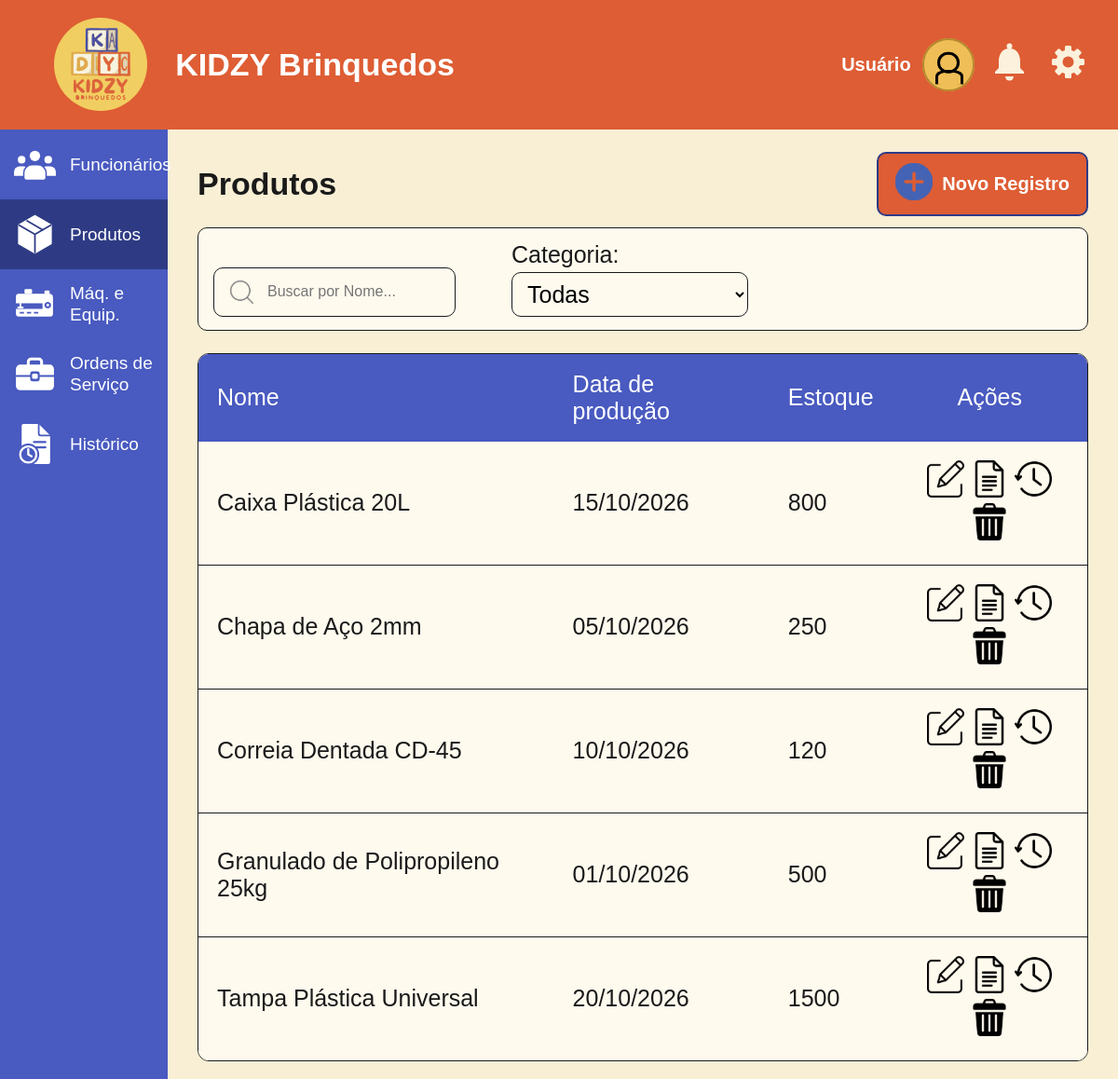
Page /dashboard/produtos.php on the earlier database version.
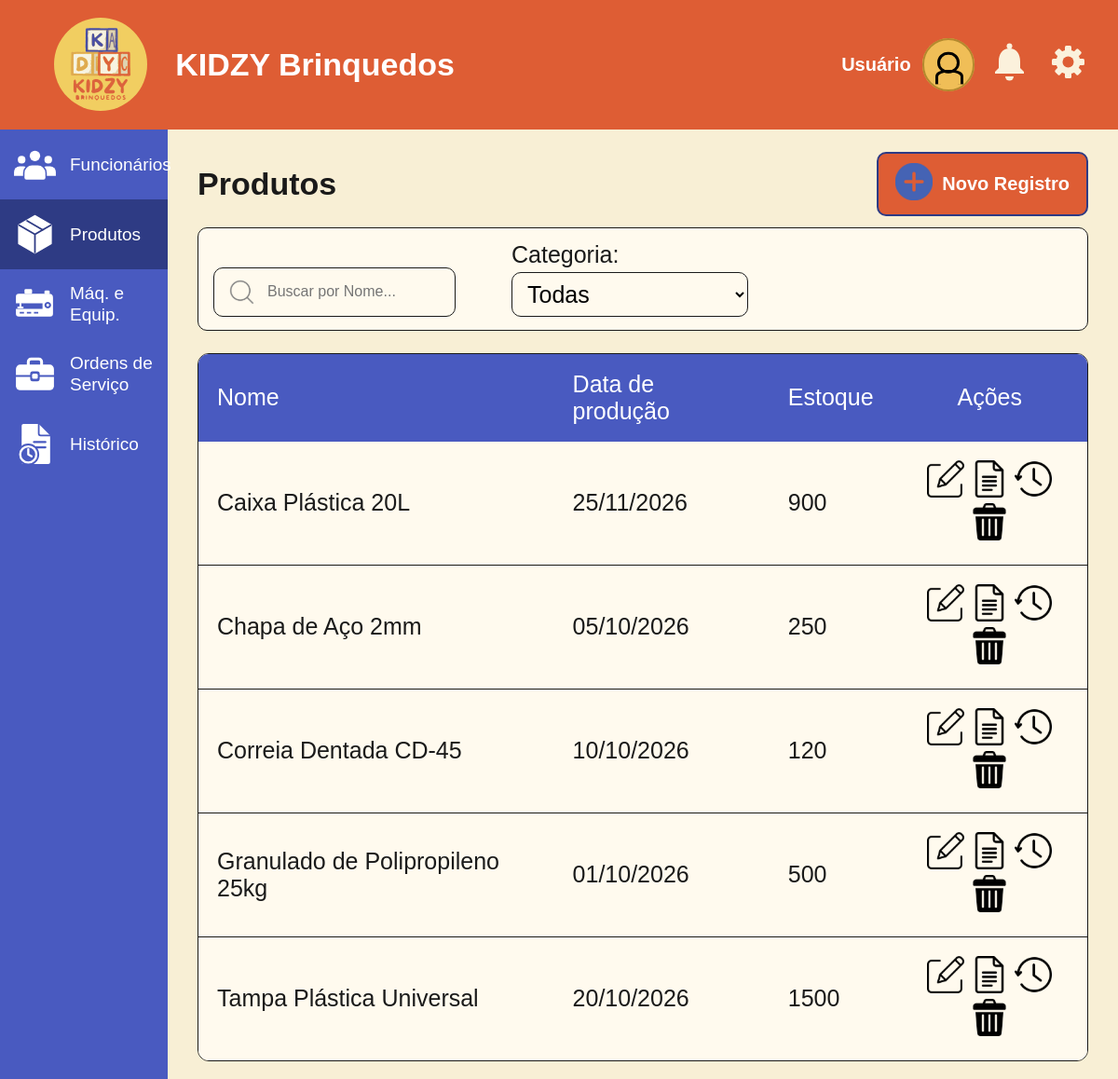
Same page on the later database version.
### tables this page shows
CREATE TABLE `produto` (
  `id_produto` int NOT NULL,
  `id_categoria` int NOT NULL,
  `nome_produto` varchar(100) NOT NULL,
  `estoque_produto` bigint NOT NULL,
  `data_producao` date NOT NULL,
  `ativo_produto` tinyint(1) NOT NULL DEFAULT '1',
  PRIMARY KEY (`id_produto`),
  KEY `idCategoria` (`id_categoria`),
  CONSTRAINT `produto_ibfk_1` FOREIGN KEY (`id_categoria`) REFERENCES `categoria` (`id_categoria`)
);

### dashboard/produtos.php (the view, shortened to what this page needs)
<?php
require_once 'conexao.php';
$nomeUsuario = $_SESSION['nome'] ?? 'Usuário';
$sql = "SELECT p.id_produto       AS id,
               p.nome_produto     AS nome,
               p.data_producao    AS producao,
               p.estoque_produto  AS estoque,
               p.id_categoria     AS id_categoria,
               c.tipo_categoria   AS categoria
        FROM produto p
        INNER JOIN categoria c ON c.id_categoria = p.id_categoria
        WHERE p.ativo_produto = 1
        ORDER BY p.nome_produto";
$produtos = $pdo->query($sql)->fetchAll();
$paginaAtual = basename($_SERVER['SCRIPT_NAME']);
$menu = [
    [
        "nome" => 'Funcionários',
        "arquivo" => 'index.php',
        "icone" => "img/pessoas.svg"
    ],
    [
        "nome" => 'Produtos',
        "arquivo" => 'produtos.php',
        "icone" => "img/caixa.svg"
    ],
    [
        "nome" => 'Máq. e Equip.',
        "arquivo" => '../dashboard/maquinas.php',
        "icone" => "img/maquinas.svg"
    ],
    [
        "nome" => 'Ordens de Serviço',
        "arquivo" => 'ordens.php',
        "icone" => "img/maleta.svg"
    ],
    [
        "nome" => "Histórico",
        "arquivo" => 'historico.php',
        "icone" => "img/historico.svg"
    ],
];
?>
<!DOCTYPE html>
<html lang="pt-br">
<head>
    <link rel="stylesheet" href="css/style.css">
</head>
<body>
<div class="page">
        <header class="topbar">
            <div class = "brand">
                <img src="img/kidzy-logo.svg" alt="Kidzy Brinquedos" title="Logomarca" class="logo">
                <h1>KIDZY Brinquedos</h1>
            </div>
            <div class="topbar-right">
                <div class="user">
                    <span class="avatar"></span>
                    <span><strong><?= htmlspecialchars($nomeUsuario) ?></strong></span>
                </div>
                <button class="btn-login" type="button" data-action="login">
                    <span class="icon-circle" aria-hidden="true">
                        <span class="icon-user"></span>
                    </span>
                </button>
                <button class="icon-btn" aria-label="Notificações">
                    <img src="img/sino.svg" alt="sininho">
                </button>
                <button type="button" class="icon-btn" id="btn-conta" aria-label="Configurações da conta">
                    <img src="img/engrenagem.svg" alt="Config">
                </button>
            </div>
        </header>
    <div class="body">
    <nav class="sidebar">
    <?php foreach ($menu as $item): ?>
        <?php $ativo = (basename($item['arquivo']) === $paginaAtual) ? 'active' : ''; ?>
        <a href="<?= htmlspecialchars($item['arquivo']) ?>"
           class="side-item <?= $ativo ?>"
           <?= $ativo ? 'aria-current="page"' : '' ?>>
            <img src="<?= htmlspecialchars($item['icone']) ?>" alt="">
            <span><?= htmlspecialchars($item['nome']) ?></span>
        </a>
    <?php endforeach; ?>
    </nav>
        <main class ="content">
            <div class="content-head">
                <h1>Produtos</h1>
                <button type="button" class="btn-primary" id="btn-novo">
                    <span class = "icon-plus">
                        <img src="img/plus.svg" alt="+" class="plus">
                    </span>
                    <span>Novo Registro</span>
                </button>
            </div>
            <form class="filters" method="get">
                <label class="search">
                    <img src="img/lupa.svg" alt="lupa" class="lupa">
                    <input type="text" id="filtro-nome" placeholder="Buscar por Nome..." autocomplete="off" aria-label="Buscar por nome">
                </label>
                <label class="field"> Categoria:
                    <select name="categoria" id="filtro-categoria" data-filtro="categoria">
                        <option value="">Todas</option>
                    </select>
                </label>
            </form>
            <div class="table-card">
                <table>
                    <thead>
                        <tr><th>Nome</th><th>Data de produção</th><th>Estoque</th><th class="center">Ações</th></tr>
                    </thead>
                    <tbody>
                        <?php foreach ($produtos as $p): ?>
                        <tr data-filtravel
                            data-categoria="<?= (int) $p['id_categoria'] ?>">
                            <td class="col-nome"><?= htmlspecialchars($p['nome']) ?></td>
                            <td class="col-producao"><?= $p['producao'] ? htmlspecialchars(date('d/m/Y', strtotime($p['producao']))) : '-' ?></td>
                            <td class="col-estoque"><?= htmlspecialchars((string) ($p['estoque'] ?? '-')) ?></td>
                            <td class="actions">
                                <button type="button" class="btn-editar" aria-label="Editar" title="Editar"
                                    data-id="<?= (int) $p['id'] ?>"
                                    data-nome="<?= htmlspecialchars($p['nome']) ?>"
                                    data-categoria="<?= (int) $p['id_categoria'] ?>"
                                    data-estoque="<?= htmlspecialchars((string) $p['estoque']) ?>"
                                    data-producao="<?= htmlspecialchars((string) $p['producao']) ?>">
                                    <img src="img/editar.svg" alt="editar" class="edit">
                                </button>
                                <button type="button" class="btn-detalhes-produto"
                                    data-id="<?= (int) $p['id'] ?>" aria-label="Detalhes" title="Detalhes">
                                        <img src="img/listar.svg" alt="detalhes" class="listar">
                                </button>
                                <button type="button" class="btn-historico" aria-label="Histórico" title="Histórico"
                                    data-id="<?= (int) $p['id'] ?>">
                                    <img src="img/relogio.svg" alt="relogio" class="relogio">
                                </button>
                                <button type="button" class="btn-inativar" aria-label="Inativar" title="Inativar"
                                    data-id="<?= (int) $p['id'] ?>"
                                    data-tipo="produto"
                                    data-nome="<?= htmlspecialchars($p['nome']) ?>">
                                    <img src="img/lixo.svg" alt="desativar" class="inativar">
                                </button>
                            </td>
                        </tr>
                        <?php endforeach; ?>
                    </tbody>
                </table>
            </div>
        </main>
    </div>
</div>
</body>
</html>

### dashboard/css/style.css (style rules this page uses)
:root { --laranja: #DE5D34; --creme: #F8EFD5; --bege: #F7D89A; --amarelo: #F0BE57; --dourado: #B4882E; --azul: #495AC0; --azescuro: #2E3B84; --branco: #FFFFFF; --preto: #1a1a1a; --verde: #7cb693; --header-h: 72px; --sidebar-w: clamp(150px, 15vw, 240px); }
* { box-sizing: border-box; }
body { margin: 0; background: var(--creme); font-family: "Trebuchet MS", Arial, sans-serif; color: var(--preto); }
button, input, select { font: inherit; }
button { cursor: pointer; }
.page { display: grid; grid-template-rows: auto 1fr; height: 100dvh; }
.topbar { background: var(--laranja); color: var(--branco); display: flex; align-items: center; justify-content: space-between; height: 12vh; padding: 0 28px; }
.brand { flex: 0 0 auto; display: flex; align-items: center; width: clamp(500px, 1vw, 800px); height: clamp(72px, 1vw, 500px); padding-right: 10px; align-items: left; justify-content: space-evenly; }
.topbar-right { display: flex; align-items: center; gap: 12px; font-size: 20px; }
.user { display: flex; align-items: center; gap: 12px; font-size: 20px; }
.avatar { width: 36px; height: 36px; border-radius: 50%; }
.icon-circle { position: relative; flex: 0 0 auto; width: clamp(54px, 4.7vw, 72px); height: clamp(54px, 4.7vw, 72px); display: grid; place-items: center; border: 2px solid var(--dourado ); border-radius: 50%; background: var(--amarelo); color: #000000; }
.btn-login { background: var(--amarelo); border: 0; border-radius: 50%; padding: 0; cursor: pointer; }
.icon-user { width: 45%; height: 45%; border: 3px solid #000; border-radius: 50%; position: relative; transform: translateY(-10%); }
.icon-user::after { content: ""; position: absolute; width: 135%; height: 75%; left: -27%; bottom: -86%; border: 3px solid #000; border-bottom: 0; border-radius: 45% 45% 0 0; }
.icon-btn { background: none; border: 0; color: var(--branco); padding: 0; }
.body { display: grid; grid-template-columns: var(--sidebar-w) 1fr; min-height: 0; }
.sidebar { background: var(--azul); color: var(--branco); display: flex; flex-direction: column; justify-content: flex-start; align-items: left; }
.side-item { display: flex; align-items: center; gap: 12px; padding: 12px 12px; color: inherit; text-decoration: none; font-size: 19px; line-height: 1.25; }
.side-item.active { background: var(--azescuro); }
.content { padding: 24px 32px; overflow-y: auto; }
.content-head { display: flex; align-items: center; justify-content: space-between; margin-bottom: 12px; }
h1 { margin: 0; font-size: 34px; }
.btn-primary { display: flex; align-items: center; gap: 10px; background: var(--laranja); color: var(--branco); border: 2px solid var(--azescuro); border-radius: 10px; padding: 10px 18px; font-size: 20px; font-weight: 700; }
.filters { display: flex; align-items: flex-end; gap: 5vw; border: 1px solid var(--preto); border-radius: 10px; padding: 14px 16px; margin-bottom: 24px; }
.search { display: flex; align-items: center; gap: 8px; border: 1px solid var(--preto); border-radius: 10px; padding: 8px 12px; width: min(100%, 260px); background: #fffaee; }
.search input { border: 0; background: none; outline: 0; width: 100%; }
.field { display: flex; flex-direction: column; gap: 4px; font-size: 25px; }
form { background-color: #fffaee; }
select { display: flex; align-items: center; gap: 8px; border: 1px solid var(--preto); border-radius: 10px; padding: 8px 12px; width: min(100%, 260px); background: #fffaee; }
select option { background: #fffaee; color: var(--preto); font-size: 18px; padding: 8px 12px; }
select option:checked { background: var(--amarelo); color: var(--preto); }
.table-card { border: 1px solid var(--preto); border-radius: 12px; overflow: hidden; min-height: 300px; }
table { width: 100%; border-collapse: collapse; background-color: #fffaee; }
th { background: var(--azul); color: var(--branco); text-align: left; font-weight: 400; font-size: 25px; padding: 18px 20px; }
td { padding: 20px; font-size: 25px; border-bottom: 1px solid var(--preto); }
tbody tr:last-child td { border-bottom: none; }
td.actions { text-align: center; }
.center { text-align: center; }
.actions { justify-content: center; gap: 12px; }
.actions button { background: none; border: 0; padding: 0; color: var(--preto); }
tbody tr { transition: opacity .3s; }
tbody tr.ultima-visivel td { border-bottom: none; }
main { scrollbar-width: none; -ms-overflow-style: none; }

Differences in the rows shown:
changed produto "Caixa Plástica 20L": data_producao "15/10/2026" → "25/11/2026"; estoque_produto "800" → "900"
